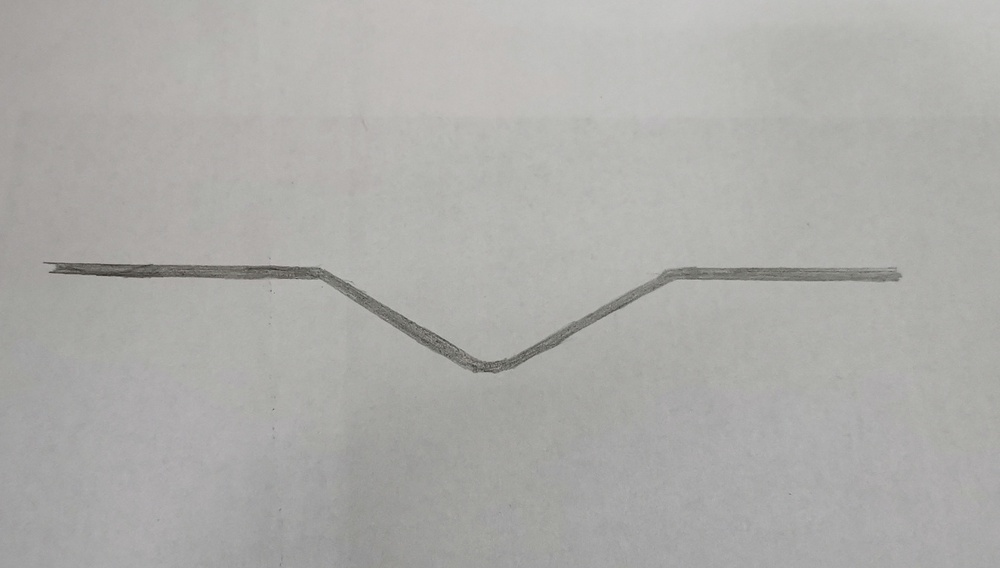
#> input picture OpenCV预处理/hand01.jpg, 1000 x 568 px, shrunk from 1351 x 768 before the run
$ python '阈值化全局处理.py'
#> lines starting #> are read from the running program, lines starting #| are printed output that depends on the picture; after the words box and inside, x2 and y2 are one past the last pixel; in counts of white or black regions, pixels touching at a corner belong together
import cv2
import numpy as np

img = cv2.imread("hand01.jpg")
#> img is the input picture: shape (568, 1000, 3); mean B, G, R 169.2, 172.4, 172.7
gray = cv2.cvtColor(img,cv2.COLOR_BGR2GRAY)
ret,thresh = cv2.threshold(gray,1,255,cv2.THRESH_BINARY|cv2.THRESH_OTSU)
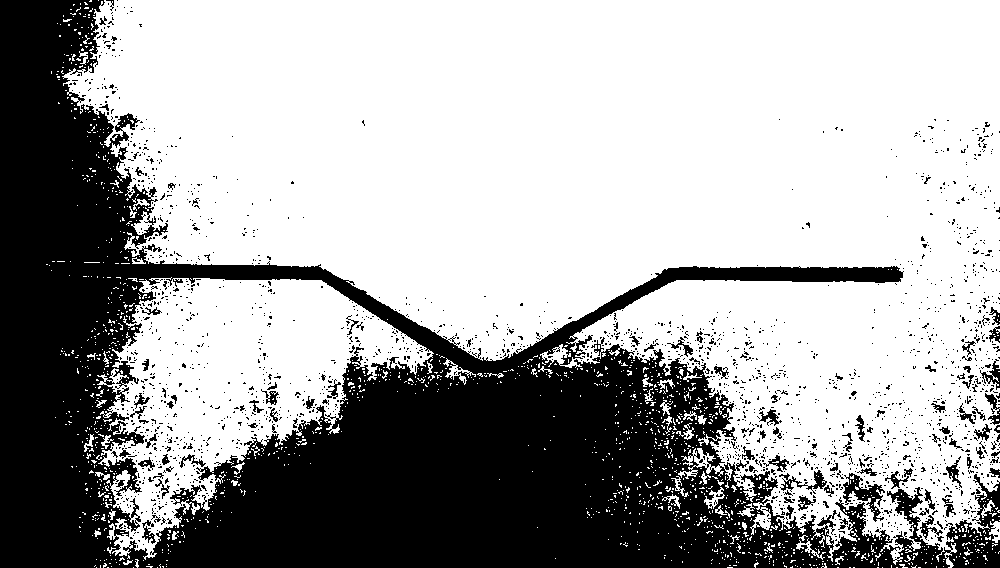
#> thresh: shape (568, 1000); 65.4% white; 2077 black regions (1974 under 20 px), largest, box (x1, y1, x2, y2) and area: (0, 0, 1000, 568) 183744, (843, 473, 885, 522) 701, (779, 470, 827, 494) 330
#> ret = 169
cv2.imshow("thresh",thresh)
cv2.waitKey(0)
